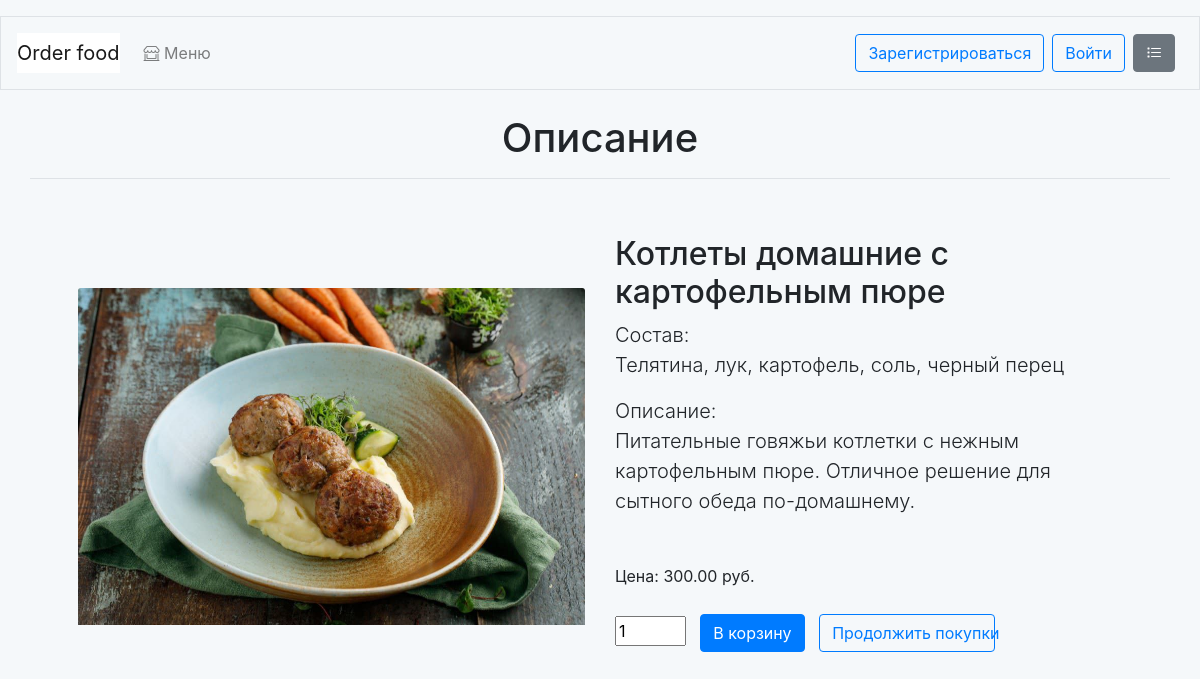
The app's page /7/kotlety-domashnie-s-kartofelnym-pyure/ with its own data.
### food_order/models.py (models this page shows, shortened)
class Dish(models.Model):
    category = models.ForeignKey(Category,
                                 related_name='dishes',
                                 on_delete=models.CASCADE,
                                 default=None)
    name = models.CharField(max_length=50)
    slug = models.SlugField(max_length=50,
                            unique=True)
    image = models.ImageField(upload_to='dishes/%Y/%m/%d',
                              blank=True)
    description = models.TextField(blank=True)
    composition = models.CharField(max_length=250)
    price = models.DecimalField(max_digits=10,
                                decimal_places=2)
    available = models.BooleanField(default=True)
    created = models.DateTimeField(auto_now_add=True)
    updated = models.DateTimeField(auto_now=True)
    class Meta:
        ordering = ['name']
        indexes = [
            models.Index(fields=['id', 'slug']),
            models.Index(fields=['name']),
            models.Index(fields=['-created']),
        ]

### food_order/views.py (the view)
def dish_detail(request, id, slug):
    dish = get_object_or_404(Dish,
                             id=id,
                             slug=slug,
                             available=True)
    cart_dish_form = CartAddDishForm()
    return render(request,
                  'food_order/dish/detail.html',
                  {'dish': dish,
                   'cart_dish_form': cart_dish_form})

### cart/forms.py
class CartAddDishForm(forms.Form):
    quantity = forms.IntegerField(
        widget=forms.NumberInput(attrs={'style': 'width:7ch',
                                        'value': 1,
                                        'min': 1,
                                        'max': 20,
                                        'step': 1}),
        required=False,
        initial=1,
        label="")
    override = forms.BooleanField(required=False,
                                  initial=False,
                                  widget=forms.HiddenInput)

### cart/cart.py (called while the page is built)
    def __len__(self):
        return sum(item['quantity'] for item in self.cart.values())

### cart/context_processors.py (called while the page is built)
def cart(request):
    return {'cart': Cart(request)}

### food_order/templates/food_order/dish/detail.html (shortened to what this page needs)
{% extends "food_order/base.html" %}
{% load static %}
{% block page_header %}
  <div class="text-center"><h1>Описание</h1></div>
{% endblock %}
{% block content %}
    <section class="py-5">
        <div class="container px-4 px-lg-5 my-0">
            <div class="row gx-4 gx-lg-5 align-items-center">
                <div class="col-md-6"><img class="card-img-top mb-5 mb-md-0"
                                           src="{% if dish.image %}{{ dish.image.url }}
                                           {% else %}{% static 'img/no_image.png' %}{% endif %}" alt="..."/></div>
                <div class="col-md-6">
                    <h2 class="display-5 fw-bolder">{{ dish.name }}</h2>
                    <p class="lead">Состав:<br>{% if dish.composition %} {{ dish.composition }} {% else %} Состав
                      отсутствует... {% endif %}</p>
                    <p class="lead">Описание:<br>{% if dish.description %} {{ dish.description }} {% else %} Описание
                        отсутствует... {% endif %}</p>
                    <div class="fs-5 mt-5 mb-3">
                        <span>Цена: {{ dish.price }} руб.</span>
                    </div>
                    <div class="fs-5 mt-1 mb-3">
                      <p><form action="{% url 'cart:cart_add' dish.id %}" method="post">
                        {{ cart_dish_form }}
                        <button role="submit" class="btn btn-primary" style="margin: 2%;">В корзину</button>
                        <a  href="{% url 'food_order:dish_list' %}" class="btn btn-outline-primary" style="width: 11rem;">Продолжить покупки</a>
                      </form></p>
                  </div>
                </div>
            </div>
        </div>
    </section>
{% endblock %}

### food_order/static/css/base.css (style rules this page uses)
body { padding-top: 1em; background-color: #F5F8FA; }

### records on screen
Dish: image (picture), name "Котлеты домашние с картофельным пюре", composition "Телятина, лук, картофель, соль, черный перец", description "Питательные говяжьи котлетки с нежным картофельным пюре. Отличное решение для сытного обеда по-домашнему.", price "300.00"
